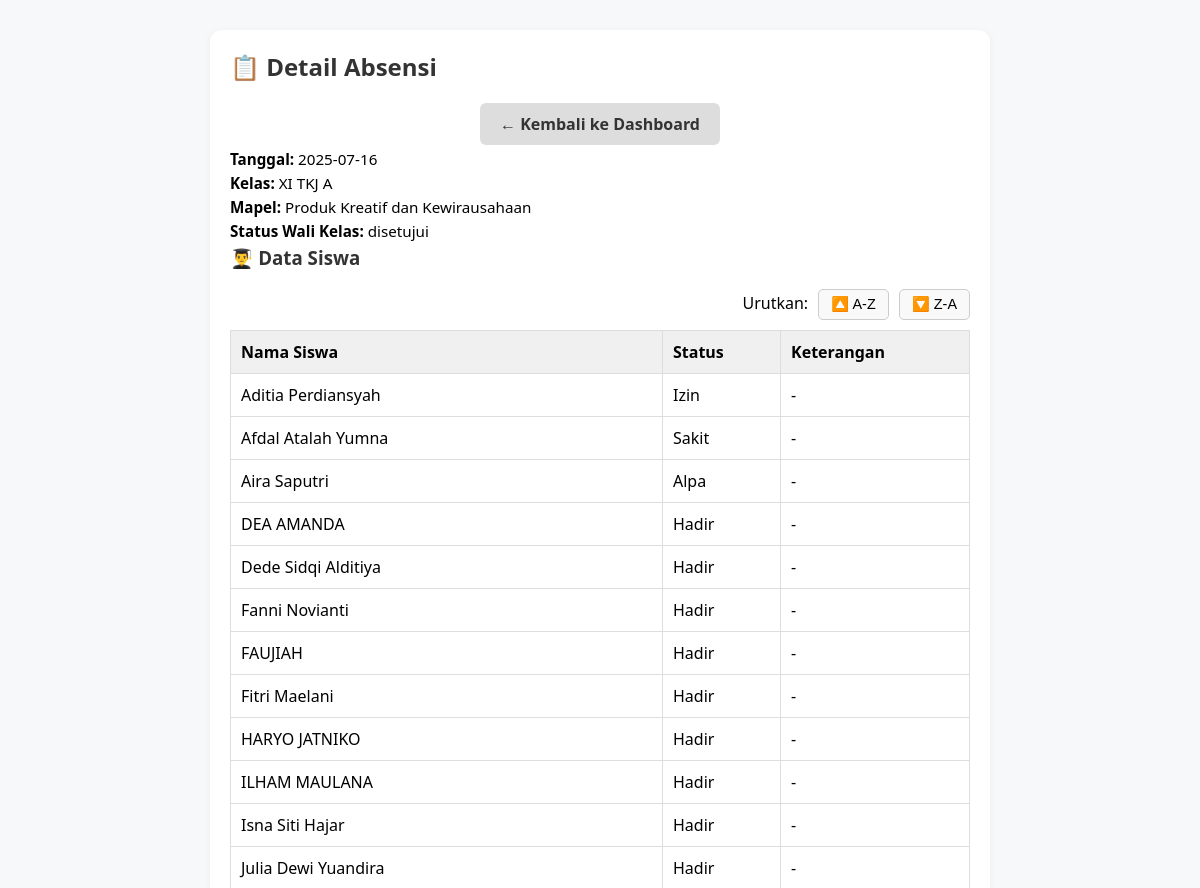
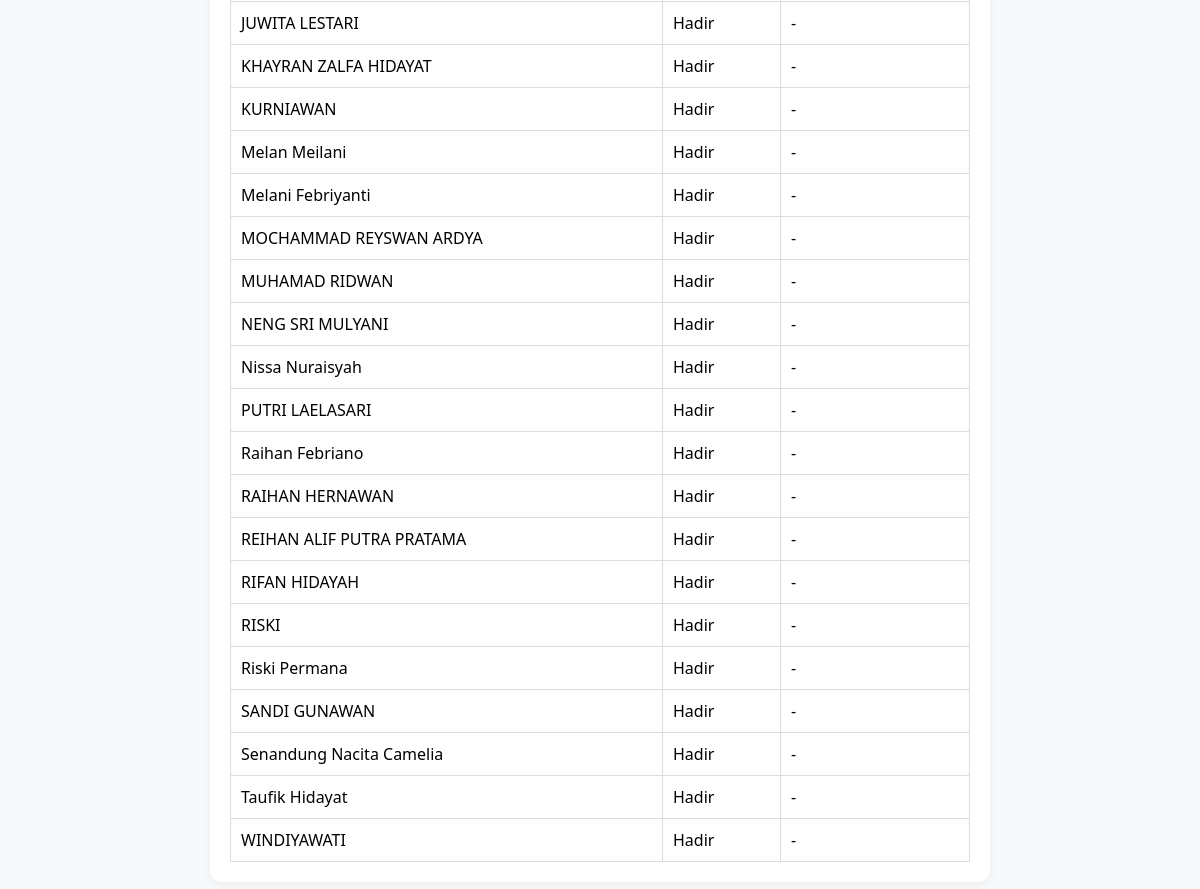
The page /public/index.php?page=detail_absensi&id=121 (signed in) on the database its author committed (2 pictures, top to bottom).
### tables this page shows
CREATE TABLE `absensi` (
  `id_absensi` int(11) NOT NULL,
  `id_guru_mapel` int(11) NOT NULL,
  `id_kelas` int(11) DEFAULT NULL,
  `tanggal` date NOT NULL,
  `status_wali_kelas` enum('pending','disetujui','ditolak') DEFAULT 'pending',
  `tanggal_persetujuan` datetime DEFAULT NULL,
  `id_wali_kelas` int(11) DEFAULT NULL
);

CREATE TABLE `kelas` (
  `id_kelas` int(11) NOT NULL,
  `nama_kelas` varchar(50) NOT NULL
);

CREATE TABLE `mata_pelajaran` (
  `id_mapel` int(11) NOT NULL,
  `nama_mapel` varchar(100) DEFAULT NULL,
  `kode_mapel` varchar(20) DEFAULT NULL
);

CREATE TABLE `absensi_detail` (
  `id_absensi_detail` int(11) NOT NULL,
  `id_absensi` int(11) DEFAULT NULL,
  `id_siswa` int(11) DEFAULT NULL,
  `status_kehadiran` enum('hadir','izin','sakit','alpa') NOT NULL,
  `keterangan` varchar(255) DEFAULT NULL,
  `status_pengiriman` enum('pending','terkirim','dibaca') DEFAULT 'pending'
);

CREATE TABLE `siswa` (
  `id_siswa` int(11) NOT NULL,
  `nama_siswa` varchar(100) NOT NULL,
  `nis` varchar(50) DEFAULT NULL,
  `email` varchar(100) DEFAULT NULL,
  `password` varchar(255) DEFAULT NULL,
  `id_kelas` int(11) DEFAULT NULL
);

### app/controllers/AbsensiController.php (called while the page is built, shortened)
<?php
class AbsensiController
{
    public function detail()
    {
        $id = $_GET['id'] ?? null;
        $db = (new Database())->getConnection();
        $stmt = $db->prepare("SELECT a.*, k.nama_kelas, mp.nama_mapel FROM absensi a
                          JOIN kelas k ON k.id_kelas = a.id_kelas
                          JOIN guru_mapel gm ON a.id_guru_mapel = gm.id_guru_mapel
                          JOIN mata_pelajaran mp ON gm.id_mapel = mp.id_mapel
                          WHERE a.id_absensi = ?");
        $stmt->execute([$id]);
        $absensi = $stmt->fetch();
        $stmt = $db->prepare("SELECT sa.*, s.nama_siswa FROM absensi_detail sa
                      JOIN siswa s ON s.id_siswa = sa.id_siswa
                      WHERE sa.id_absensi = ?");
        $stmt->execute([$id]);
        $siswa = $stmt->fetchAll();
        include __DIR__ . '/../views/absensi/absensi_detail.php';
    }
}

### app/views/absensi/absensi_detail.php (the view, shortened to what this page needs)
<!DOCTYPE html>
<html lang="id">
<head>
    <link rel="stylesheet" href="assets/css/detail_absensi.css">
</head>
<body>
    <div class="container">
        <div class="card">
            <h2>📋 Detail Absensi</h2>
            <div class="button-wrapper">
                <a href="?page=dashboard" class="btn-cancel">← Kembali ke Dashboard</a>
            </div>
            <div class="info">
                <p><strong>Tanggal:</strong> <?= htmlspecialchars($absensi['tanggal']) ?></p>
                <p><strong>Kelas:</strong> <?= htmlspecialchars($absensi['nama_kelas']) ?></p>
                <p><strong>Mapel:</strong> <?= htmlspecialchars($absensi['nama_mapel']) ?></p>
                <p><strong>Status Wali Kelas:</strong> <?= htmlspecialchars($absensi['status_wali_kelas']) ?></p>
            </div>
            <h3>👨‍🎓 Data Siswa</h3>
            <div class="sort-controls">
                Urutkan:
                <button type="button" onclick="sortTableAZ()">🔼 A-Z</button>
                <button type="button" onclick="sortTableZA()">🔽 Z-A</button>
            </div>
            <div class="table-wrapper">
                <table class="responsive-table" id="siswaTable">
                    <thead>
                        <tr>
                            <th>Nama Siswa</th>
                            <th>Status</th>
                            <th>Keterangan</th>
                        </tr>
                    </thead>
                    <tbody>
                        <?php foreach ($siswa as $s): ?>
                            <tr>
                                <td><?= htmlspecialchars($s['nama_siswa']) ?></td>
                                <td><?= ucfirst($s['status_kehadiran']) ?></td>
                                <td><?= !empty($s['keterangan']) ? htmlspecialchars($s['keterangan']) : '-' ?></td>
                            </tr>
                        <?php endforeach; ?>
                    </tbody>
                </table>
            </div>
        </div>
    </div>
</body>
</html>

### public/assets/css/detail_absensi.css (style rules this page uses)
* { box-sizing: border-box; }
body { font-family: "Segoe UI", sans-serif; margin: 0; background-color: #f6f8fa; }
.container { max-width: 800px; margin: 20px auto; padding: 10px; }
.card { background-color: #ffffff; border-radius: 12px; padding: 20px; box-shadow: 0 2px 8px rgba(0, 0, 0, 0.05); }
h2, h3 { margin-top: 0; color: #333; }
.info p { margin: 4px 0; font-size: 0.95rem; }
.table-wrapper { overflow-x: auto; margin-top: 10px; }
.responsive-table { width: 100%; border-collapse: collapse; min-width: 400px; }
.responsive-table th, .responsive-table td { padding: 10px; border: 1px solid #ddd; text-align: left; }
.responsive-table th { background-color: #f0f0f0; }
.button-wrapper { margin-top: 20px; text-align: center; }
.btn-cancel { padding: 10px 20px; background-color: #ddd; color: #333; border-radius: 6px; text-decoration: none; font-weight: bold; display: inline-block; }
.sort-controls { text-align: right; margin-bottom: 10px; }
.sort-controls button { padding: 6px 12px; border: 1px solid #ccc; background-color: #f9f9f9; border-radius: 5px; margin-left: 6px; cursor: pointer; font-size: 0.9rem; }

### rows shown on the page
absensi: tanggal "2025-07-16", id_kelas.nama_kelas "XI TKJ A", mata_pelajaran.nama_mapel "Produk Kreatif dan Kewirausahaan", status_wali_kelas "disetujui"
absensi_detail: id_siswa.nama_siswa "Aditia Perdiansyah", status_kehadiran "Izin"
absensi_detail: id_siswa.nama_siswa "Afdal Atalah Yumna", status_kehadiran "Sakit"
absensi_detail: id_siswa.nama_siswa "Aira Saputri", status_kehadiran "Alpa"
absensi_detail: id_siswa.nama_siswa "DEA AMANDA", status_kehadiran "Hadir"
absensi_detail: id_siswa.nama_siswa "Dede Sidqi Alditiya", status_kehadiran "Hadir"
absensi_detail: id_siswa.nama_siswa "Fanni Novianti", status_kehadiran "Hadir"
absensi_detail: id_siswa.nama_siswa "FAUJIAH", status_kehadiran "Hadir"
absensi_detail: id_siswa.nama_siswa "Fitri Maelani", status_kehadiran "Hadir"
absensi_detail: id_siswa.nama_siswa "HARYO JATNIKO", status_kehadiran "Hadir"
absensi_detail: id_siswa.nama_siswa "ILHAM MAULANA", status_kehadiran "Hadir"
absensi_detail: id_siswa.nama_siswa "Isna Siti Hajar", status_kehadiran "Hadir"
absensi_detail: id_siswa.nama_siswa "Julia Dewi Yuandira", status_kehadiran "Hadir"
absensi_detail: id_siswa.nama_siswa "JUWITA LESTARI", status_kehadiran "Hadir"
absensi_detail: id_siswa.nama_siswa "KHAYRAN ZALFA HIDAYAT", status_kehadiran "Hadir"
absensi_detail: id_siswa.nama_siswa "KURNIAWAN", status_kehadiran "Hadir"
absensi_detail: id_siswa.nama_siswa "Melan Meilani", status_kehadiran "Hadir"
absensi_detail: id_siswa.nama_siswa "Melani Febriyanti", status_kehadiran "Hadir"
absensi_detail: id_siswa.nama_siswa "MOCHAMMAD REYSWAN ARDYA", status_kehadiran "Hadir"
absensi_detail: id_siswa.nama_siswa "MUHAMAD RIDWAN", status_kehadiran "Hadir"
absensi_detail: id_siswa.nama_siswa "NENG SRI MULYANI", status_kehadiran "Hadir"
absensi_detail: id_siswa.nama_siswa "Nissa Nuraisyah", status_kehadiran "Hadir"
absensi_detail: id_siswa.nama_siswa "PUTRI LAELASARI", status_kehadiran "Hadir"
absensi_detail: id_siswa.nama_siswa "Raihan Febriano", status_kehadiran "Hadir"
absensi_detail: id_siswa.nama_siswa "RAIHAN HERNAWAN", status_kehadiran "Hadir"
absensi_detail: id_siswa.nama_siswa "REIHAN ALIF PUTRA PRATAMA", status_kehadiran "Hadir"
absensi_detail: id_siswa.nama_siswa "RIFAN HIDAYAH", status_kehadiran "Hadir"
absensi_detail: id_siswa.nama_siswa "RISKI", status_kehadiran "Hadir"
absensi_detail: id_siswa.nama_siswa "Riski Permana", status_kehadiran "Hadir"
absensi_detail: id_siswa.nama_siswa "SANDI GUNAWAN", status_kehadiran "Hadir"
absensi_detail: id_siswa.nama_siswa "Senandung Nacita Camelia", status_kehadiran "Hadir"
absensi_detail: id_siswa.nama_siswa "Taufik Hidayat", status_kehadiran "Hadir"
absensi_detail: id_siswa.nama_siswa "WINDIYAWATI", status_kehadiran "Hadir"
